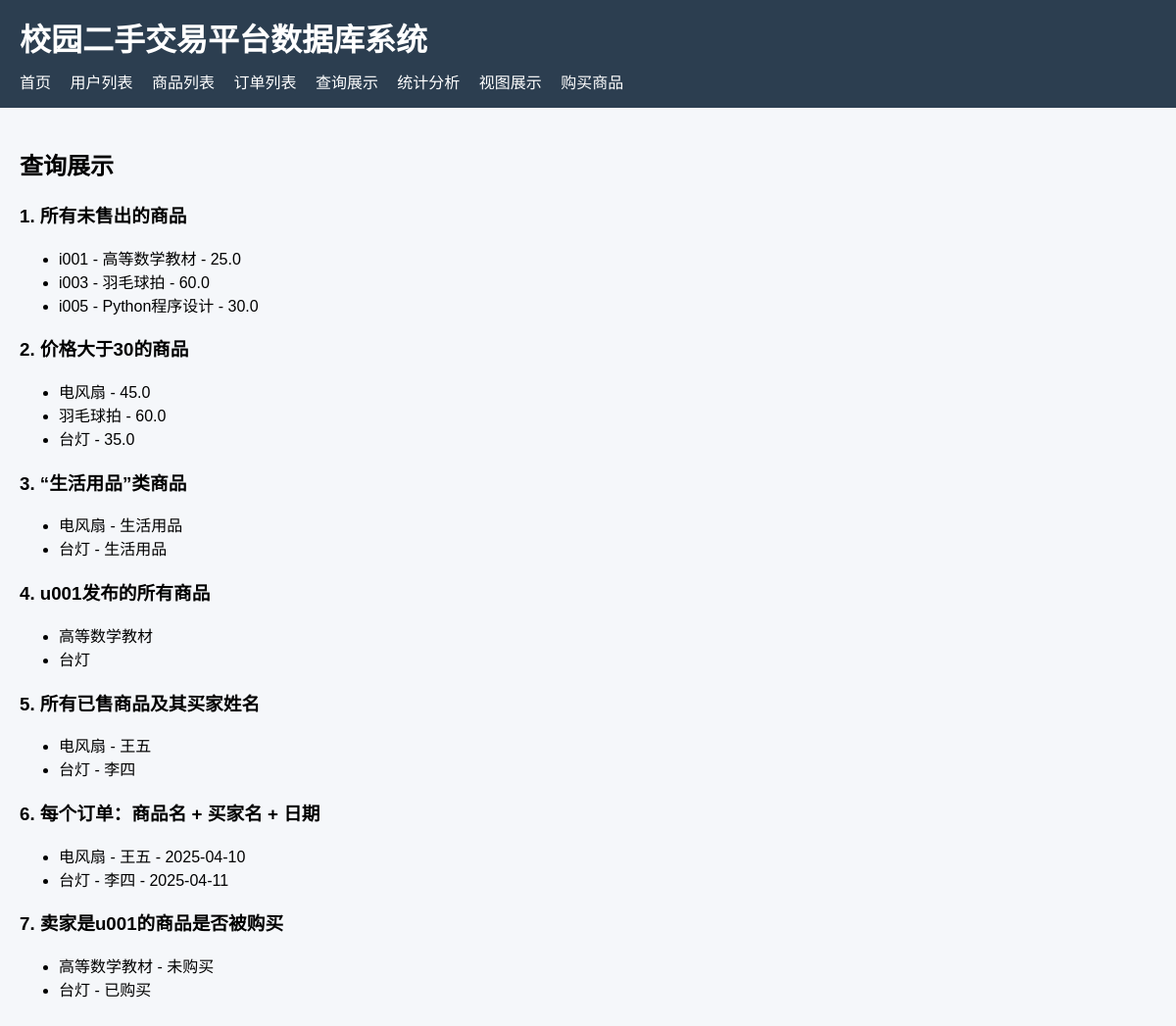
The page /queries on the database its author committed.
### tables this page shows
CREATE TABLE item (
    item_id TEXT PRIMARY KEY,
    item_name TEXT NOT NULL,
    category TEXT NOT NULL,
    price REAL NOT NULL CHECK(price >= 0),
    seller_id TEXT NOT NULL,
    status INTEGER NOT NULL CHECK(status IN (0, 1)),
    FOREIGN KEY (seller_id) REFERENCES user(user_id)
);

CREATE TABLE user (
    user_id TEXT PRIMARY KEY,
    username TEXT NOT NULL,
    gender TEXT NOT NULL,
    phone TEXT NOT NULL
);

CREATE TABLE orders (
    order_id TEXT PRIMARY KEY,
    buyer_id TEXT NOT NULL,
    item_id TEXT NOT NULL UNIQUE,
    order_date TEXT NOT NULL,
    FOREIGN KEY (buyer_id) REFERENCES user(user_id),
    FOREIGN KEY (item_id) REFERENCES item(item_id)
);

### app.py (the view)
@app.route("/queries")
def queries():
    conn = get_db_connection()
    unsold_items = conn.execute("SELECT * FROM item WHERE status = 0").fetchall()
    price_gt_30 = conn.execute("SELECT * FROM item WHERE price > 30").fetchall()
    daily_items = conn.execute("SELECT * FROM item WHERE category = '生活用品'").fetchall()
    u001_items = conn.execute("SELECT * FROM item WHERE seller_id = 'u001'").fetchall()
    sold_with_buyer = conn.execute("""
        SELECT item.item_name, user.username AS buyer_name
        FROM orders
        JOIN item ON orders.item_id = item.item_id
        JOIN user ON orders.buyer_id = user.user_id
    """).fetchall()
    order_detail = conn.execute("""
        SELECT item.item_name, user.username AS buyer_name, orders.order_date
        FROM orders
        JOIN item ON orders.item_id = item.item_id
        JOIN user ON orders.buyer_id = user.user_id
    """).fetchall()
    seller_u001_purchase = conn.execute("""
        SELECT item.item_id, item.item_name,
               CASE WHEN orders.item_id IS NOT NULL THEN '已购买' ELSE '未购买' END AS purchase_status
        FROM item
        LEFT JOIN orders ON item.item_id = orders.item_id
        WHERE item.seller_id = 'u001'
    """).fetchall()
    conn.close()
    return render_template(
        "queries.html",
        unsold_items=unsold_items,
        price_gt_30=price_gt_30,
        daily_items=daily_items,
        u001_items=u001_items,
        sold_with_buyer=sold_with_buyer,
        order_detail=order_detail,
        seller_u001_purchase=seller_u001_purchase
    )

### app.py (called while the page is built)
def get_db_connection():
    conn = sqlite3.connect(DATABASE)
    conn.row_factory = sqlite3.Row
    conn.execute("PRAGMA foreign_keys = ON")
    return conn

### templates/queries.html
{% extends 'base.html' %}
{% block content %}
<h2>查询展示</h2>
<h3>1. 所有未售出的商品</h3>
<ul>
    {% for item in unsold_items %}
    <li>{{ item.item_id }} - {{ item.item_name }} - {{ item.price }}</li>
    {% endfor %}
</ul>
<h3>2. 价格大于30的商品</h3>
<ul>
    {% for item in price_gt_30 %}
    <li>{{ item.item_name }} - {{ item.price }}</li>
    {% endfor %}
</ul>
<h3>3. “生活用品”类商品</h3>
<ul>
    {% for item in daily_items %}
    <li>{{ item.item_name }} - {{ item.category }}</li>
    {% endfor %}
</ul>
<h3>4. u001发布的所有商品</h3>
<ul>
    {% for item in u001_items %}
    <li>{{ item.item_name }}</li>
    {% endfor %}
</ul>
<h3>5. 所有已售商品及其买家姓名</h3>
<ul>
    {% for row in sold_with_buyer %}
    <li>{{ row.item_name }} - {{ row.buyer_name }}</li>
    {% endfor %}
</ul>
<h3>6. 每个订单：商品名 + 买家名 + 日期</h3>
<ul>
    {% for row in order_detail %}
    <li>{{ row.item_name }} - {{ row.buyer_name }} - {{ row.order_date }}</li>
    {% endfor %}
</ul>
<h3>7. 卖家是u001的商品是否被购买</h3>
<ul>
    {% for row in seller_u001_purchase %}
    <li>{{ row.item_name }} - {{ row.purchase_status }}</li>
    {% endfor %}
</ul>
{% endblock %}

### static/style.css (style rules this page uses)
body { font-family: Arial, sans-serif; margin: 0; background: #f5f7fa; }

### rows shown on the page
item: item_id "i001", item_name "高等数学教材", price "25.0", purchase_status "未购买"
item: item_id "i003", item_name "羽毛球拍", price "60.0"
item: item_id "i005", item_name "Python程序设计", price "30.0"
item: item_name "电风扇", price "45.0", category "生活用品", buyer_name "王五"
item: item_name "台灯", price "35.0", category "生活用品", buyer_name "李四", purchase_status "已购买"
orders: item_name "电风扇", buyer_name "王五", order_date "2025-04-10"
orders: item_name "台灯", buyer_name "李四", order_date "2025-04-11"
